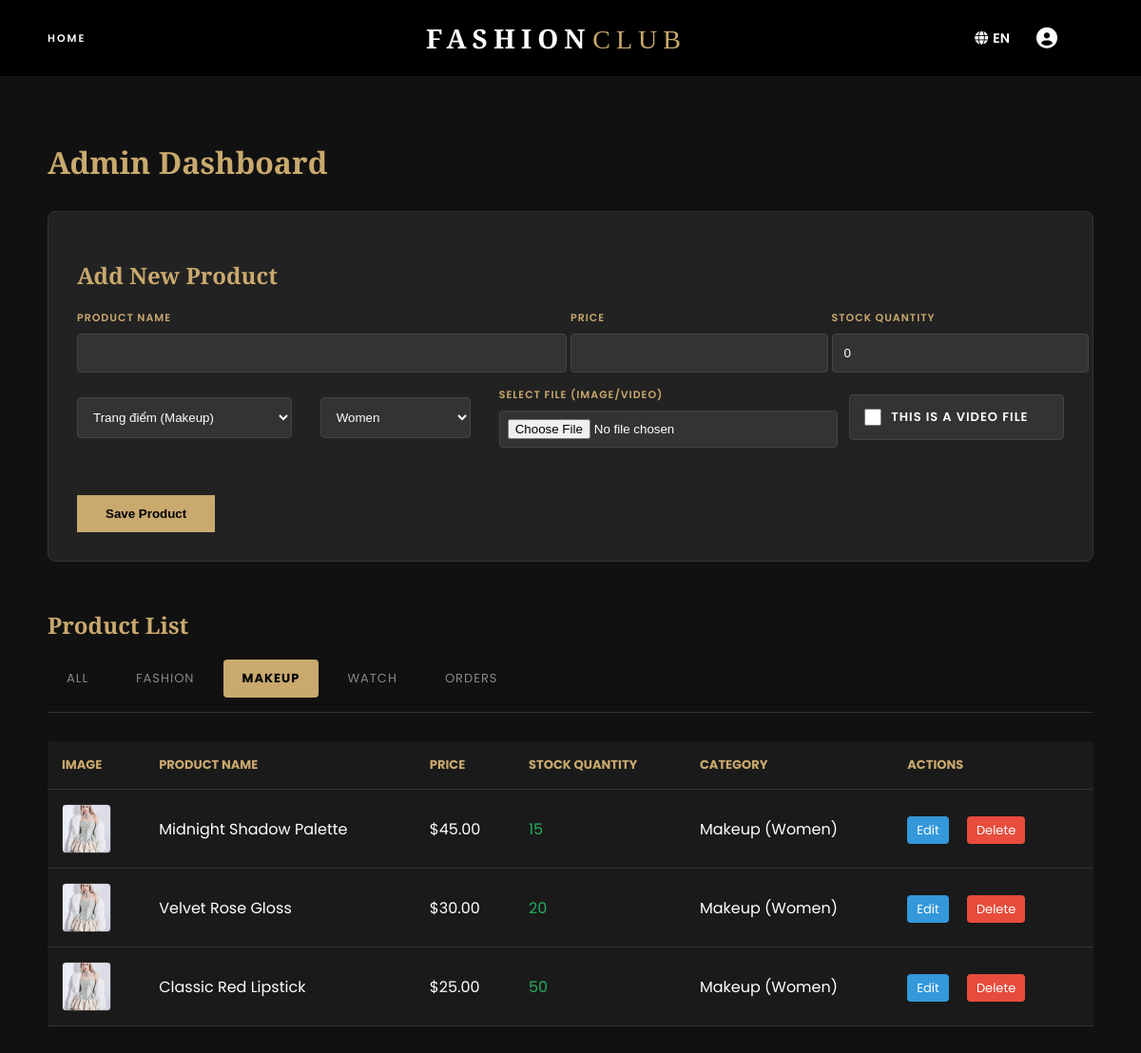
Screenshot of /html/admin.php?filter=makeup (signed in) with the database file from the repository.
### tables this page shows
CREATE TABLE IF NOT EXISTS products (
    id INT AUTO_INCREMENT PRIMARY KEY,
    name VARCHAR(100) NOT NULL,
    price DECIMAL(10, 2) NOT NULL,
    quantity INT DEFAULT 0,
    image_url VARCHAR(255),
    category VARCHAR(50),
    gender VARCHAR(20),
    description TEXT,
    is_video BOOLEAN DEFAULT 0
);

### html/admin.php (the view, shortened to what this page needs)
<?php
require_once '../config.php';
$lang = isset($_COOKIE['lang']) ? $_COOKIE['lang'] : 'EN';
$ta = $t_admin[$lang];
$filter = isset($_GET['filter']) ? $_GET['filter'] : 'all';
$filter_query = "";
$edit_product = null;
$current_cat = $edit_product['category'] ?? ($filter !== 'all' && $filter !== 'fashion' ? $filter : 'tops');
if ($filter === 'fashion') {
    $filter_query = "WHERE category IN ('tops', 'pants', 'dress', 'jacket')";
} elseif ($filter === 'makeup') {
    $filter_query = "WHERE category = 'makeup'";
} elseif ($filter === 'watch') {
    $filter_query = "WHERE category = 'watch'";
}
$products = null;
$orders = null;
if ($filter === 'orders') {
    $orders = mysqli_query($conn, "SELECT o.id, u.username, p.name as prod_name, od.quantity, od.price, o.created_at, o.status
                                  FROM orders o
                                  JOIN users u ON o.user_id = u.id
                                  JOIN order_details od ON o.id = od.order_id
                                  JOIN products p ON od.product_id = p.id
                                  ORDER BY o.created_at DESC");
} else {
    $products = mysqli_query($conn, "SELECT * FROM products $filter_query ORDER BY id DESC");
}
?>
<!DOCTYPE html>
<html lang="en">
<head>
    <link rel="stylesheet" href="../css/collection.css">
</head>
<body>
    <?php include '../header.php'; ?>
    <div class="admin-container">
        <h1 style="font-family: 'Playfair Display', serif; color: #c9a96e; margin-bottom: 30px;"><?php echo $ta['dashboard']; ?></h1>
        <div class="form-box">
            <h2><?php echo $edit_product ? $ta['edit_prod'] : $ta['add_prod']; ?></h2>
            <form method="POST" enctype="multipart/form-data">
                <div style="display: grid; grid-template-columns: 2fr 1fr 1fr; gap: 30px;">
                    <div>
                        <label><?php echo $ta['prod_name']; ?></label>
                        <input type="text" name="name" value="<?php echo htmlspecialchars($edit_product['name'] ?? ''); ?>" required>
                    </div>
                    <div>
                        <label><?php echo $ta['price']; ?></label>
                        <input type="number" step="0.01" name="price" value="<?php echo htmlspecialchars($edit_product['price'] ?? ''); ?>" required>
                    </div>
                    <div>
                        <label><?php echo $ta['stock']; ?></label>
                        <input type="number" name="quantity" value="<?php echo htmlspecialchars($edit_product['quantity'] ?? '0'); ?>" required>
                    </div>
                </div>
                <div style="display: grid; grid-template-columns: 1fr 0.7fr 1.5fr 1fr; gap: 30px; align-items: center;">
                    <select name="category" style="margin-bottom: 0;">
                        <option value="makeup" <?php if($current_cat == 'makeup') echo 'selected'; ?>>Trang điểm (Makeup)</option>
                    </select>
                    <select name="gender" style="margin-bottom: 0;">
                        <option value="women" <?php if(isset($edit_product) && $edit_product['gender'] == 'women') echo 'selected'; ?>><?php echo $ta['women']; ?></option>
                    </select>
                    <div>
                        <label><?php echo $ta['select_file']; ?></label>
                        <input type="file" name="product_file" accept="image/*,video/*" style="margin-bottom: 0; padding: 8px;">
                    </div>
                    <label style="font-size: 13px; display: flex; align-items: center; gap: 10px; background: #333; padding: 0 15px; border-radius: 4px; border: 1px solid #444; height: 48px; box-sizing: border-box; cursor: pointer; white-space: nowrap; color: #fff; margin-bottom: 0;">
                        <input type="checkbox" name="is_video" <?php if(isset($edit_product) && $edit_product['is_video']) echo 'checked'; ?> style="margin: 0; width: 18px; height: 18px; cursor: pointer;"> <?php echo $ta['is_video']; ?>
                    </label>
                </div>
                <br><br>
                <button type="submit" class="btn-submit"><?php echo $edit_product ? $ta['update_btn'] : $ta['save_btn']; ?></button>
            </form>
        </div>
        <h2 style="font-family: 'Playfair Display', serif; color: #c9a96e; margin-bottom: 20px;">
            <?php echo $filter === 'orders' ? $ta['history_title'] : $ta['list_title']; ?>
        </h2>
        <div class="admin-tabs">
            <a href="admin.php?filter=all" class="tab-link <?php echo $filter == 'all' ? 'active' : ''; ?>"><?php echo $ta['all']; ?></a>
            <a href="admin.php?filter=fashion" class="tab-link <?php echo $filter == 'fashion' ? 'active' : ''; ?>"><?php echo $ta['fashion']; ?></a>
            <a href="admin.php?filter=makeup" class="tab-link <?php echo $filter == 'makeup' ? 'active' : ''; ?>"><?php echo $ta['makeup']; ?></a>
            <a href="admin.php?filter=watch" class="tab-link <?php echo $filter == 'watch' ? 'active' : ''; ?>"><?php echo $ta['watch']; ?></a>
            <a href="admin.php?filter=orders" class="tab-link <?php echo $filter == 'orders' ? 'active' : ''; ?>"><?php echo $ta['orders']; ?></a>
        </div>
        <table>
            <?php if ($filter === 'orders'): ?>
            <thead>
                <tr>
                    <th><?php echo $ta['order_id']; ?></th>
                    <th><?php echo $ta['buyer']; ?></th>
                    <th><?php echo $ta['product']; ?></th>
                    <th><?php echo $ta['qty']; ?></th>
                    <th><?php echo $ta['price']; ?></th>
                    <th><?php echo $ta['date']; ?></th>
                    <th><?php echo $ta['status']; ?></th>
                </tr>
            </thead>
            <tbody>
                <?php while($o = mysqli_fetch_assoc($orders)): ?>
                <tr>
                    <td>#<?php echo $o['id']; ?></td>
                    <td><b style="color: #c9a96e;"><?php echo htmlspecialchars($o['username']); ?></b></td>
                    <td><?php echo htmlspecialchars($o['prod_name']); ?></td>
                    <td><?php echo $o['quantity']; ?></td>
                    <td>$<?php echo $o['price']; ?></td>
                    <td><?php echo date('d/m/Y H:i', strtotime($o['created_at'])); ?></td>
                    <td><span style="background: #27ae60; padding: 3px 8px; border-radius: 3px; font-size: 11px;"><?php echo $o['status']; ?></span></td>
                </tr>
                <?php endwhile; ?>
            </tbody>
            <?php else: ?>
            <thead>
                <tr>
                    <th><?php echo $ta['image']; ?></th>
                    <th><?php echo $ta['prod_name']; ?></th>
                    <th><?php echo $ta['price']; ?></th>
                    <th><?php echo $ta['stock']; ?></th>
                    <th><?php echo $ta['category']; ?></th>
                    <th><?php echo $ta['actions']; ?></th>
                </tr>
            </thead>
            <tbody>
                <?php while($p = mysqli_fetch_assoc($products)): ?>
                <?php
                    $filename = $p['image_url'];
                    if (empty($filename)) {
                        $imgPath = '../img/v4.jpg';
                    } elseif (filter_var($filename, FILTER_VALIDATE_URL)) {
                        $imgPath = $filename;
                    } else {
                        $imgPath = ($p['is_video'] ? '../video/' : '../img/') . $filename;
                    }
                ?>
                <tr>
                    <td>
                        <div style="width: 50px; height: 50px; overflow: hidden; border-radius: 4px; background: #000; border: 1px solid #333;">
                            <?php if ($p['is_video']): ?>
                                <video src="<?php echo $imgPath; ?>" style="width: 100%; height: 100%; object-fit: cover;" muted loop playsinline onmouseover="this.play()" onmouseout="this.pause()"></video>
                            <?php else: ?>
                                <img src="<?php echo $imgPath; ?>" style="width: 100%; height: 100%; object-fit: cover;" onerror="this.src='../img/v4.jpg'">
                            <?php endif; ?>
                        </div>
                    </td>
                    <td><?php echo htmlspecialchars($p['name']); ?></td>
                    <td>$<?php echo $p['price']; ?></td>
                    <td><span style="color: <?php echo $p['quantity'] > 0 ? '#27ae60' : '#e74c3c'; ?>"><?php echo $p['quantity']; ?></span></td>
                    <td style="text-transform: capitalize;"><?php echo $p['category']; ?> (<?php echo $p['gender']; ?>) <?php echo $p['is_video'] ? '<b style="color:#c9a96e">[Video]</b>' : ''; ?></td>
                    <td class="action-links">
                        <a href="admin.php?filter=<?php echo $filter; ?>&edit=<?php echo $p['id']; ?>" class="edit-btn"><?php echo $ta['edit']; ?></a>
                        <a href="admin.php?filter=<?php echo $filter; ?>&delete=<?php echo $p['id']; ?>" class="delete-btn" onclick="return confirm('<?php echo $ta['confirm_delete']; ?>')"><?php echo $ta['delete']; ?></a>
                    </td>
                </tr>
                <?php endwhile; ?>
            </tbody>
            <?php endif; ?>
        </table>
    </div>
</body>
</html>

### css/collection.css (style rules this page uses)
body { font-family: 'Poppins', sans-serif; background: #ffffff; color: #000000; padding-top: 100px; padding-bottom: 180px; }

### html/admin.php (style rules this page uses)
body { background: #111; color: #fff; padding-top: 100px; }
.admin-container { max-width: 1100px; margin: 0 auto; padding: 20px; }
.form-box { background: #222; padding: 30px; border-radius: 8px; border: 1px solid #333; margin-bottom: 50px; }
.form-box h2 { font-family: 'Playfair Display', serif; color: #c9a96e; margin-bottom: 20px; }
label { display: block; margin-bottom: 8px; font-size: 11px; text-transform: uppercase; letter-spacing: 1px; color: #c9a96e; font-weight: 600; }
input, select, textarea { width: 100%; padding: 12px; margin-bottom: 15px; background: #333; border: 1px solid #444; color: #fff; border-radius: 4px; outline: none; transition: 0.3s; }
.btn-submit { background: #c9a96e; color: #000; border: none; padding: 12px 30px; font-weight: bold; cursor: pointer; transition: 0.3s; }
table { width: 100%; border-collapse: collapse; margin-top: 20px; background: #1a1a1a; }
th, td { padding: 15px; text-align: left; border-bottom: 1px solid #333; }
th { color: #c9a96e; text-transform: uppercase; font-size: 13px; }
.action-links a { color: #fff; text-decoration: none; margin-right: 15px; font-size: 13px; padding: 5px 10px; border-radius: 4px; }
.edit-btn { background: #3498db; }
.delete-btn { background: #e74c3c; }
.admin-tabs { display: flex; gap: 10px; margin-bottom: 30px; border-bottom: 1px solid #333; padding-bottom: 15px; }
.tab-link { color: #888; text-decoration: none; padding: 10px 20px; border-radius: 4px; font-size: 13px; text-transform: uppercase; letter-spacing: 1px; transition: 0.3s; }
.tab-link.active { background: #c9a96e; color: #000; font-weight: bold; }

### rows the page displays
products: is_video 0 (drawn), name "Midnight Shadow Palette", price "45.00", quantity "15", category "Makeup", gender "Women"
products: is_video 0 (drawn), name "Velvet Rose Gloss", price "30.00", quantity "20", category "Makeup", gender "Women"
products: is_video 0 (drawn), name "Classic Red Lipstick", price "25.00", quantity "50", category "Makeup", gender "Women"

### other values shown
$t['home'] "HOME"
$lang "EN"
$ta['dashboard'] "Admin Dashboard"
$ta['add_prod'] "Add New Product"
$ta['prod_name'] "PRODUCT NAME"
$ta['price'] "PRICE"
$ta['stock'] "STOCK QUANTITY"
$ta['select_file'] "SELECT FILE (IMAGE/VIDEO)"
$ta['is_video'] "THIS IS A VIDEO FILE"
$ta['save_btn'] "Save Product"
$ta['list_title'] "Product List"
$ta['all'] "ALL"
$ta['fashion'] "FASHION"
$ta['makeup'] "MAKEUP"
$ta['watch'] "WATCH"
